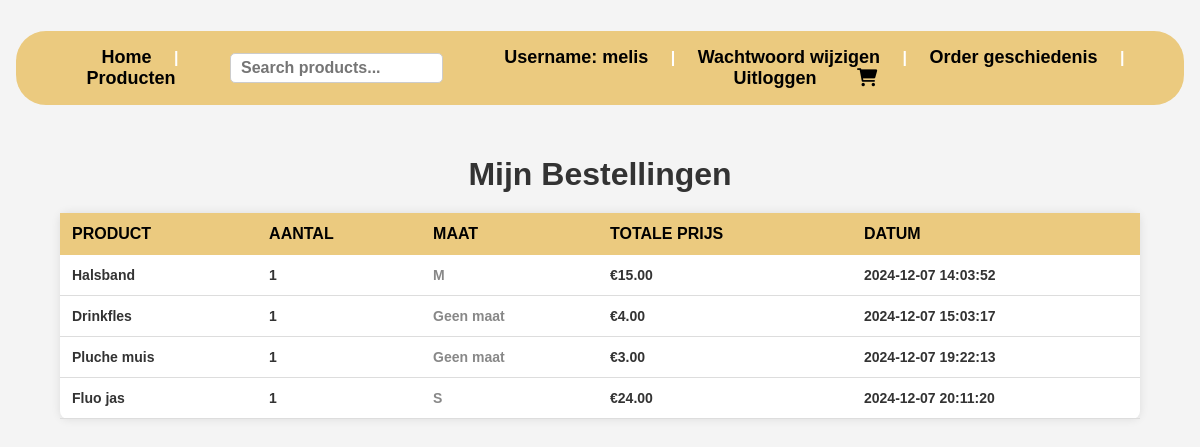
The app's page /order.php (signed in) with its own data.
### tables this page shows
CREATE TABLE `orders` (
  `id` int NOT NULL,
  `user_id` int NOT NULL,
  `product_id` int DEFAULT NULL,
  `quantity` int NOT NULL,
  `total_price` decimal(10,2) NOT NULL,
  `order_date` datetime DEFAULT CURRENT_TIMESTAMP,
  `size` varchar(50) DEFAULT NULL
);

CREATE TABLE `products` (
  `id` int NOT NULL,
  `title` varchar(300) NOT NULL,
  `price` int NOT NULL,
  `category_id` int DEFAULT NULL,
  `description` text NOT NULL,
  `image` varchar(255) DEFAULT NULL,
  `requires_size` varchar(1) DEFAULT '0'
);

### classes/Order.php (called while the page is built, shortened)
<?php
class Order {
    public static function getOrdersByUser($userId) {
        $conn = Db::getConnection();
        $statement = $conn->prepare("
            SELECT orders.*, products.title
            FROM orders
            JOIN products ON orders.product_id = products.id
            WHERE orders.user_id = :userId
        ");
        $statement->bindValue(':userId', $userId);
        $statement->execute();
        return $statement->fetchAll(\PDO::FETCH_ASSOC);
    }
}
?>

### order.php (the view, shortened to what this page needs)
<?php
$userId = $_SESSION['user_id'];
$orders = Order::getOrdersByUser($userId);
?>
<!DOCTYPE html>
<html lang="en">
<head>
    <link rel="stylesheet" href="webshop.css">
</head>
<body id="orders-page">
    <?php include_once("nav.php"); ?>
    <h1>Mijn Bestellingen</h1>
    <?php if (!empty($orders)): ?>
        <table>
            <thead>
                <tr>
                    <th>Product</th>
                    <th>Aantal</th>
                    <th>Maat</th>
                    <th>Totale Prijs</th>
                    <th>Datum</th>
                </tr>
            </thead>
            <tbody>
                <?php foreach ($orders as $order): ?>
                    <tr>
                        <td><?php echo htmlspecialchars($order['title']); ?></td>
                        <td><?php echo htmlspecialchars($order['quantity']); ?></td>
                        <td><?php echo htmlspecialchars($order['size'] ?? 'Geen maat'); ?></td>
                        <td>€<?php echo number_format($order['total_price'], 2); ?></td>
                        <td><?php echo htmlspecialchars($order['order_date']); ?></td>
                    </tr>
                <?php endforeach; ?>
            </tbody>
        </table>
    <?php else: ?>
        <p>Je hebt nog geen bestellingen geplaatst.</p>
    <?php endif; ?>
</body>
</html>

### nav.php
<head>
    <link rel="stylesheet" href="webshop.css">
    <link rel="stylesheet" href="https://use.typekit.net/xgo0awo.css">
    <link rel="stylesheet" href="https://cdnjs.cloudflare.com/ajax/libs/font-awesome/6.0.0-beta3/css/all.min.css">
</head>
<header>
    <nav class="nav">
        <div>
            <a href="index.php">Home</a> |
            <a href="products.php">Producten</a>
        </div>
        <div class="nav_search">
            <form method="GET" action="products.php">
                <input type="text" name="search" placeholder="Search products..." value="<?php echo isset($_GET['search']) ? htmlspecialchars($_GET['search']) : ''; ?>">
            </form>
        </div>
        <div class="nav_username">
            <a href="#" class="user_nav"><?php echo "Username: " . $_SESSION['email']; ?></a> |
            <a href="change_password.php">Wachtwoord wijzigen</a> |
            <a href="order.php">Order geschiedenis</a> |
            <a href="logout.php">Uitloggen</a>
            <a href="winkelmandje.php"><i class="fa-solid fa-cart-shopping"></i></a>
        </div>
    </nav>
</header>

### webshop.css (style rules this page uses)
* { box-sizing: border-box; font-family: "new-zen", sans-serif; font-weight: 600; font-size: 1em; font-style: normal; }
body { height: 100%; position: relative; padding: 0; margin: 0; background-size: cover; background-position: center; background-image: url('https://img.freepik.com/premium-vector/naadloos-patroon-van-de-pootafdruk-van-katten-en-honden-op-blauwe-achtergrond_604817-259.jpg'); }
h1 { font-size: 1.2em; text-align: center; }
.nav { background-color: #ebca7f; padding: 1em; display: flex; flex-direction: row; align-items: center; justify-content: space-between; border-radius: 30px; margin: 1em; }
.nav a { margin: 0 1em; text-decoration: none; color: black; }
.nav_search input[type="text"] { width: 100%; max-width: 400px; padding: 5px 10px; border-radius: 5px; border: 1px solid #ccc; font-size: 16px; }
body { font-family: 'Arial', sans-serif; background-color: #f9f9f9; color: #333; margin: 0; padding: 0; }
header { padding: 15px 0; color: white; text-align: center; }
nav a { color: white; margin: 0 15px; text-decoration: none; font-size: 18px; }
header nav div { display: inline-block; }
#orders-page { background-color: #f4f4f4; margin: 0; padding: 0; }
#orders-page h1 { text-align: center; margin-top: 20px; font-size: 2em; color: #333; }
#orders-page table { width: 90%; margin: 20px auto; border-collapse: collapse; background-color: #fff; box-shadow: 0 0 10px rgba(0, 0, 0, 0.1); border-radius: 8px; }
#orders-page th { background-color: #ebca7f; color: black; font-weight: bold; padding: 12px; text-align: left; }
#orders-page td { padding: 12px; text-align: left; border-bottom: 1px solid #ddd; }
#orders-page th, #orders-page td { text-align: left; }
#orders-page th { text-transform: uppercase; }
#orders-page td { font-size: 14px; }
#orders-page td:nth-child(3) { color: #888; }
h1 { font-size: 2em; color: #333; margin-bottom: 20px; }

### records on screen
orders: product.title "Halsband", quantity "1", size "M", total_price "15.00", order_date "2024-12-07 14:03:52"
orders: product.title "Drinkfles", quantity "1", size "Geen maat", total_price "4.00", order_date "2024-12-07 15:03:17"
orders: product.title "Pluche muis", quantity "1", size "Geen maat", total_price "3.00", order_date "2024-12-07 19:22:13"
orders: product.title "Fluo jas", quantity "1", size "S", total_price "24.00", order_date "2024-12-07 20:11:20"

### other values on screen
$_SESSION['email'] "melis"
